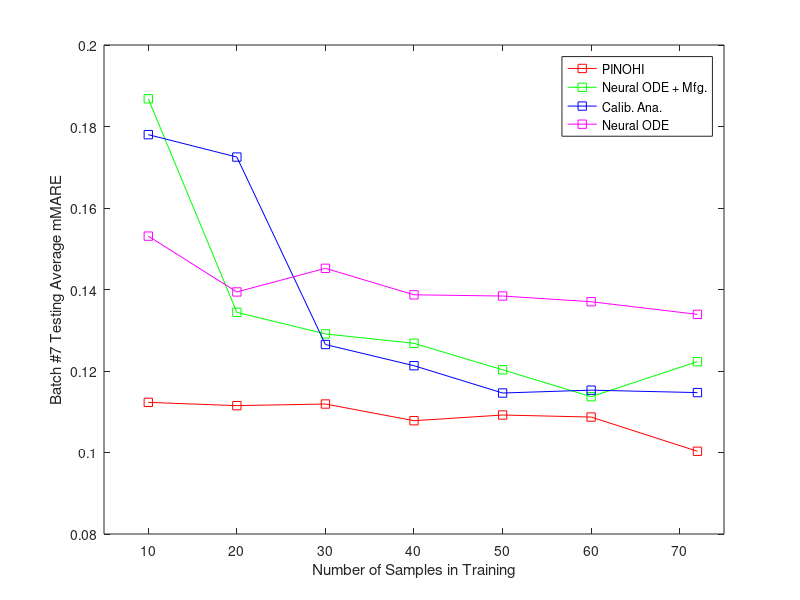

MATLAB code to generate this figure:
x = [10 20 30 40 50 60 72];
% 1st round
pinohi_2_mare_1 = [0.1007,0.1069,0.1087,0.1016,0.1096,0.1067,0.1013];
piwoan_2_mare_1 = [0.1327,0.1150,0.1093,0.1135,0.1147,0.1133,0.1110];
calian_2_mare_1 = [0.1820,0.1468,0.1245,0.1251,0.1166,0.1150,0.1127];
neuode_2_mare_1 = [0.1237,0.1354,0.1478,0.1350,0.1395,0.1374,0.1352];

% 2nd round
pinohi_2_mare_2 = [0.1264,0.1220,0.1123,0.1096,0.1093,0.1075,0.1013];
piwoan_2_mare_2 = [0.1737,0.1590,0.1427,0.1359,0.1260,0.1149,0.1110];
calian_2_mare_2 = [0.1790,0.1572,0.1369,0.1175,0.1161,0.1136,0.1127];
neuode_2_mare_2 = [0.1555,0.1414,0.1396,0.1386,0.1368,0.1356,0.1352];

% 3rd round
pinohi_2_mare_3 = [0.1099,0.1057,0.1147,0.1123,0.1086,0.1120,0.1013];
piwoan_2_mare_3 = [0.2542,0.1293,0.1352,0.1312,0.1203,0.1130,0.1110];
calian_2_mare_3 = [0.1729,0.2135,0.1180,0.1126,0.1110,0.1172,0.1127];
neuode_2_mare_3 = [0.1802,0.1414,0.1483,0.1426,0.1388,0.1379,0.1352];

% Total avg
pinohi_2_mare = [0.1123,0.1115,0.1119,0.1078,0.1092,0.1087,0.1003];
piwoan_2_mare = [0.1868,0.1344,0.1291,0.1268,0.1203,0.1137,0.1223];
calian_2_mare = [0.1780,0.1725,0.1265,0.1213,0.1146,0.1153,0.1147];
neuode_2_mare = [0.1531,0.1394,0.1452,0.1387,0.1384,0.1370,0.1339];

% Testing 2 mMARE
plot(x,pinohi_2_mare,'-sr',x,piwoan_2_mare,'-sg',x,calian_2_mare,'-sb',x,neuode_2_mare,'-sm');
axis([5,75,0.08,0.2]);
legend('PINOHI','Neural ODE + Mfg.','Calib. Ana.','Neural ODE');
xlabel('Number of Samples in Training');
ylabel('Batch #7 Testing Average mMARE');
% title('Total Average Over 3 Rounds')

